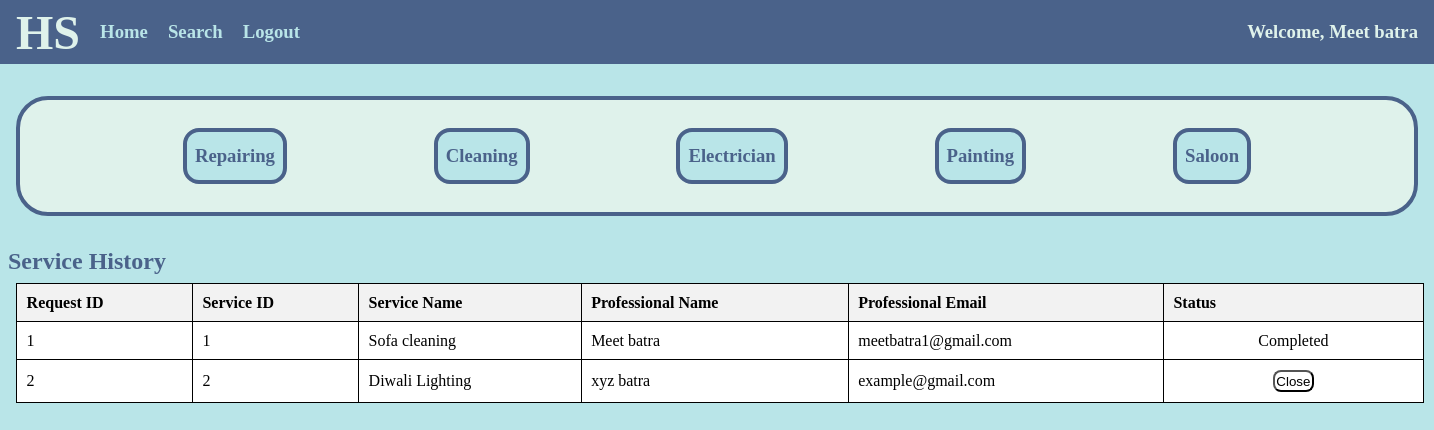
The app's page /customer/1/home, older data.
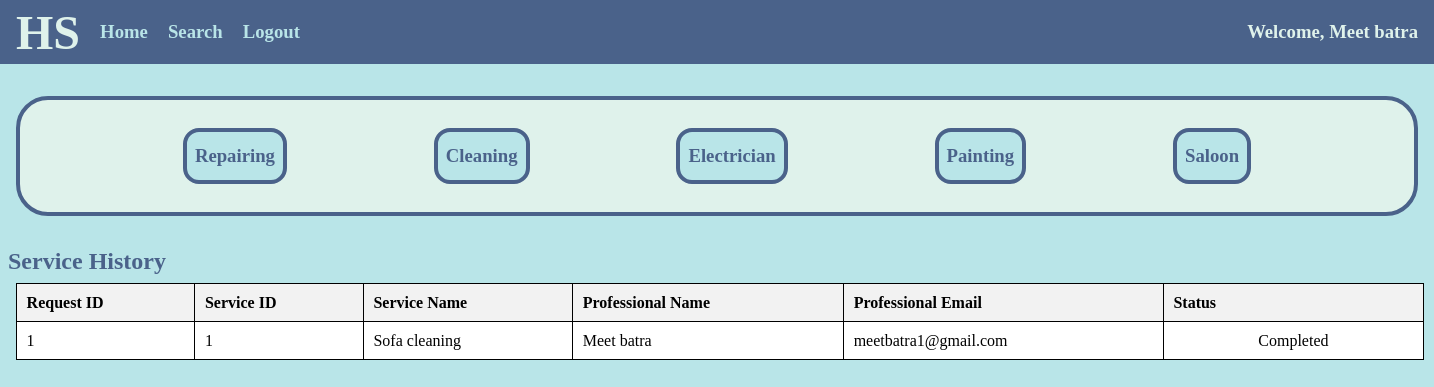
The same page, newer data.
### app.py (models this page shows)
class Service_Request(db.Model):
    __tablename__="service_requests"
    id = db.Column(db.Integer, primary_key=True, autoincrement=False)
    service_id = db.Column(db.Integer, db.ForeignKey('services.id'), nullable=False)
    cust_id = db.Column(db.Integer, db.ForeignKey('customers.id'), nullable=False)
    prof_id = db.Column(db.Integer, db.ForeignKey('professionals.id'), nullable=False)
    status = db.Column(db.String, nullable=False)

class Service(db.Model):
    __tablename__= "services"
    id = db.Column(db.Integer, primary_key=True, autoincrement=False)
    name = db.Column(db.String, nullable=False)
    type = db.Column(db.String, nullable=False)
    price = db.Column(db.String, nullable=False)
    time_reqd = db.Column(db.String)
    description = db.Column(db.String)

class Professional(db.Model):
    __tablename__="professionals"
    id = db.Column(db.Integer, primary_key=True, autoincrement=False)
    name = db.Column(db.String, nullable=False)
    email = db.Column(db.String, nullable=False, unique=True)
    passw = db.Column(db.String, nullable=False)
    service_id = db.Column(db.Integer, nullable=False)
    service_name = db.Column(db.String, nullable=False)
    experience = db.Column(db.Integer)
    address = db.Column(db.String)
    pincode = db.Column(db.String, nullable=False)
    status = db.Column(db.String, nullable=False)

### app.py (the view)
@app.route('/customer/<int:id>/home')
def customer_home(id):
    cust=Customer.query.filter_by(id=id).first()
    reqs=Service_Request.query.filter_by(cust_id=cust.id).all()
    profs=Professional.query.all()
    services=[]
    for req in reqs:
        flag=False
        service=Service.query.filter_by(id=req.service_id).first()
        for prof in profs:
            if(req.prof_id==prof.id):
                services.append((req,prof,service))
                flag=True
        if(not flag):
            services.append((req,'-',service))
    return render_template('customer_home.html', cust=cust, services=services)

### templates/customer_home.html (shortened to what this page needs)
<!DOCTYPE html>
<html lang="en">
<head>
    <link rel="stylesheet" href="/static/style_admin_prof.css">
</head>
<body>
    {% if cust.status=="Blocked" %}
    <div class="heading">
        <h1>Household Services</h1>
    </div>
    <div class="alert">
        <h1>You are Blocked</h1>
        <a href="/"><button>Go Back</button></a>
    </div>
    {% else %}
    <div class="nav">
        <h1>HS</h1>
        <div class="options">
            <h3><a href="/customer/{{cust.id}}/home">Home</a></h3>
            <h3><a href="/customer/{{cust.id}}/search">Search</a></h3>
            <h3><a href="/">Logout</a></h3>
        </div>
        <div class="greet">
            <h3>Welcome, {{cust.name}}</h3>
        </div>
    </div>
    {% if service %}
        <div class="services">
            <h2>{{service}}</h2>
            {% if packs | length==0 %}
                <div class="msg">
                    <h3>No {{service}} Services</h3>
                </div>
            {% else %}
            <table>
                <tr>
                    <th>S.No</th>
                    <th>Service Name</th>
                    <th>Description</th>
                    <th>Price(INR)</th>
                    <th>Time Required(hrs.)</th>
                    <th>Action</th>
                </tr>
                {% for service in packs %}
                    <tr>
                        <td>{{loop.index}}</td>
                        <td>{{service.name}}</td>
                        <td>{{service.description}}</td>
                        <td>{{service.price}}</td>
                        <td>{{service.time_reqd}}</td>
                        <td class="btn">
                            <a href="/{{cust.id}}/service/{{service.id}}"><button>Book</button></a>
                        </td>
                    </tr>
                {% endfor %}
            </table>
            {% endif %}
        </div>
    {% else %}
    <div class="categories">
        <a href="/{{cust.id}}/service/repairing"><div class="repair">
            <h3>Repairing</h3>
        </div></a>
        <a href="/{{cust.id}}/service/cleaning"><div class="clean">
            <h3>Cleaning</h3>
        </div></a>
        <a href="/{{cust.id}}/service/electrician"><div class="elec">
            <h3>Electrician</h3>
        </div></a>
        <a href="/{{cust.id}}/service/painting"><div class="paint">
            <h3>Painting</h3>
        </div></a>
        <a href="/{{cust.id}}/service/saloon"><div class="saloon">
            <h3>Saloon</h3>
        </div></a>
    </div>
    {% endif %}
    <div class="reqs">
        <h2>Service History</h2>
        {% if services|length==0 %}
            <div class="msg">
                <h3>No Past Requests</h3>
            </div>
        {% else %}
        <table>
            <tr>
                <th>Request ID</th>
                <th>Service ID</th>
                <th>Service Name</th>
                <th>Professional Name</th>
                <th>Professional Email</th>
                <th>Status</th>
            </tr>
            {% for req,prof,service in services %}
            <tr>
                <td>{{req.id}}</td>
                <td>{{service.id}}</td>
                <td>{{service.name}}</td>
                {% if prof!="-" %}
                <td>{{prof.name}}</td>
                <td>{{prof.email}}</td>
                {% else %}
                <td>Nil</td>
                <td>Nil</td>
                {% endif %}
                <td class="btn">
                    {% if req.status=="pending" %}
                        <a href="/{{cust.id}}/close_service/{{req.id}}"><button>Close</button></a>
                    {% elif req.status=="requested" %}
                        Requested
                    {% else %}
                        Completed
                    {% endif %}
                </td>
            </tr>
            {% endfor %}
        </table>
        {% endif %}
    </div>
    {% endif %}
</body>
</html>

Row changes from the older to the newer data that the page shows:
removed Service_Request: id "2", name "Diwali Lighting", name "xyz batra", email "example@gmail.com"
